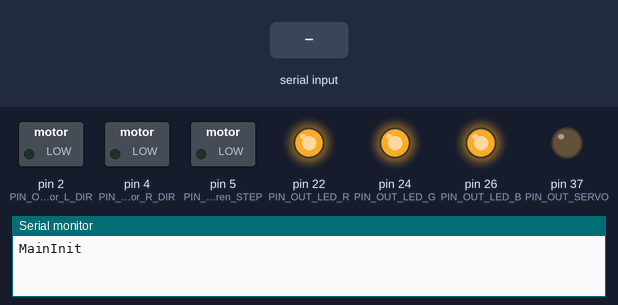
Recording of a sketch running on a simulated Arduino Mega 2560, built with avr-gcc and run on an emulated ATmega2560. Shown: switched loads named in the sketch (green lamp = pin HIGH), output pins drawn as LEDs (lit = HIGH), the last lines printed to the serial monitor. The inputs (shaded band) are chosen by the test bench.

Above: at 0.1 s.
At 1.8 s:
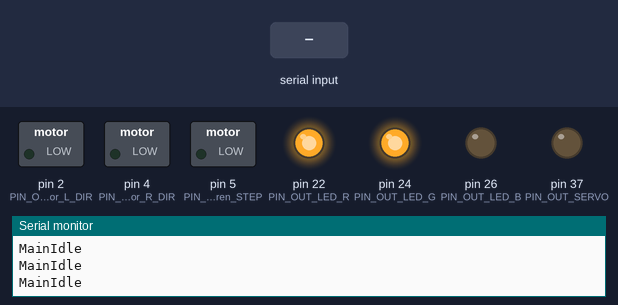
1.9 s: "1" received over the second serial link
3.4 s: "0" received over the second serial link
Timing chart, 0 to 6.4 s (numbered marks = the images above; inputs shaded):
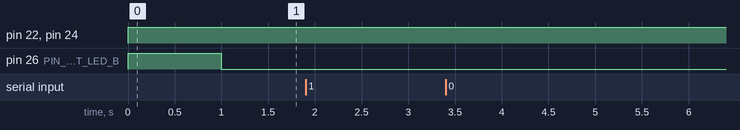

The sketch:

BMT5_MD.ino
```cpp
/*
 Name:		BMT5_MD.ino
 Created:	26.09.2016 18:04:53
 Author:	Eike
*/
#include "Firmware\MainData.h"
#include <Servo.h>
using namespace std;

eMainState Main_State;

void setup()
{
	// globale Variablen initialisieren
	g_Step_cnt		= 0;
	g_Roboter_Name	= ALPHA;
	Main_State		= Main_Init;

	// Faktoren für Motortreiber berechnen
	Calc_factors_for_motordrive();

	// PinMode Init-Pin
	pinMode(PIN_IN_Ident, INPUT);
	// PinMode Status LED
	pinMode(PIN_OUT_LED_R, OUTPUT);
	pinMode(PIN_OUT_LED_G, OUTPUT);
	pinMode(PIN_OUT_LED_B, OUTPUT);
	// PinMode Motoren
	pinMode(PIN_OUT_Motoren_STEP, OUTPUT);
	pinMode(PIN_OUT_Motor_R_DIR, OUTPUT);
	pinMode(PIN_OUT_Motor_L_DIR, OUTPUT);
	// PinMode Bluetooth-Module

	// PinMode Taster UBG
	pinMode(PIN_OUT_SERVO, OUTPUT);

	g_btSerial = new SoftwareSerial(PIN_IN_RX, PIN_IN_TX);

	g_btSerial->begin(38400);
	Serial.begin(9600);
}

void loop()
{
	LED(Main_State); // setzt status LED
	//Serial.println(Main_State);
	switch (Main_State)
	{
		/////////////////////////////////////////////////////////////////////////////////////////
		// Initialisierung
		// LED Weiß
		case Main_Init:
		{
			Serial.println("MainInit");
			// Servo auf 180 grad drehen
			//myservo.write(180);

			delay(1000);
			// Roboternamen ermitteln
			if (digitalRead(PIN_IN_Ident) == HIGH)
				g_Roboter_Name = ALPHA;
			else
				g_Roboter_Name = OMEGA;
			Main_State = Main_Idle;
			break;
		}
		/////////////////////////////////////////////////////////////////////////////////////////
		// Fahrweg empfangen
		// LED Gelb
		case Main_Idle:
		{
			Serial.println("MainIdle");
#ifndef SIMULATION
			while (g_btSerial->available())
			{
				if (GetData()) // Daten erfolgreich empfangen
					Main_State = Main_Drive;
			}
#endif
#ifdef SIMULATION
			GetData();
			Main_State = Main_Drive;
#endif
			break;
		}
		/////////////////////////////////////////////////////////////////////////////////////////
		// Fahrweg abfahren und überprüfen, ob noch auf Kurs
		// LED Blau
		case Main_Drive:
		{
			bool Drive_Success = false; // Merker, ob fahrt erfolgreich
			Serial.println("MainDrive");
			WegPunkt *ptr = g_Route;
			if ((ptr == NULL) /*|| (g_ERROR_Flag) */) {
				//Fehler, da keine route gespeichtert
				//oder vom Rechner unterbrochen wegen Routenabweichung
				//Fehlerausgabe LED
				Main_State = Main_Error;
			}
			else //Durchlaufen der gespeicherten Route
			{
				do
				{
					//Serial.println(ptr->m_RelWinkel);
					//Serial.println(ptr->m_strecke);
					Drive_Success = Drive(ptr->m_RelWinkel, ptr->m_strecke);
					if (!Drive_Success) // Fahrt abbrechen wenn Drive aufgrund von Stop-Befehl anhält
						break;
					ptr = ptr->next;
				} while (ptr != NULL);
			}
			if (Drive_Success) // Fahrt erfolgreich, also am Ziel angekommen
			{
				if (g_UBG_Flag) // Übergabe durchführen
					Main_State = Main_UBG;
				else
					Main_State = Main_End;
			}
			else // Fahrt nicht erfolgreich, also durch Hauptrechner Stop-Befehl bekommen -> Neue Route empfangen
				Main_State = Main_Idle;

			break;
		}
		/////////////////////////////////////////////////////////////////////////////////////////
		// Am Ziel angekommen
		// LED Grün
		case Main_End:
		{
			Serial.println("MainEnd");

			// 5 Sekunden Warten, danach wieder in Idle -> kann neue Strecke empfangen
			delay(5000);
			Main_State = Main_Idle;
			break;
		}
		/////////////////////////////////////////////////////////////////////////////////////////
		// Übergabe durchführen
		// LED Lila
		case Main_UBG:
		{
			Serial.println("MainUBG");
			Servo myservo;
			myservo.attach(PIN_OUT_SERVO);

			for (int pos = 180; pos > 90; pos--)
			{
				myservo.write(pos);
				delay(15);
			}

			myservo.detach();

			delay(1000);

			// Übergabebit auf 0 setzen und senden
			Main_State = Main_Idle;

			break;
		}
		/////////////////////////////////////////////////////////////////////////////////////////
		// Error
		// LED Rot
		case Main_Error:
		{
			Serial.println("MainError");

			//5 Sekunden warten, danach wieder in Idle um neue Strecke zu empfangen
			delay(5000);
			Main_State = Main_Idle;
			break;
		}

		/////////////////////////////////////////////////////////////////////////////////////////
		/*
		case Main_Reverse:
		{
			hier vllt noch case einbringen, der im Falle von annaehender Kollision einfach die letzten Motorbewegungen
			wieder zurückfährt? Dann wäre Abstand gewährleistet und die Routenberechnung kann eine
			neue Ideallinie berechnen --> Könnte aber auch in den Main_Error miteingebaut werden (dann einfach if-else in ABhängigkeit
			von g_ERROR_Flag)
		}

		*/

		default:
		break;
	}
}
```

MainData.h
```cpp
#ifndef MAIN_DATA_H
#define MAIN_DATA_H

#include <stdio.h>
#include <stdlib.h>
#include <stdbool.h>
#include "SoftwareSerial.h"

// Simulationsindikator
//#define SIMULATION 1

/////////////////////////////////////////////////////////////////////
// Pin-Defines
/////////////////////////////////////////////////////////////////////
static const unsigned char PIN_IN_Ident		= 0; // High = Alpha, Low = Omega
// Status-LED
static const unsigned char PIN_OUT_LED_R = 22;// 8;	// RGB LED Rot
static const unsigned char PIN_OUT_LED_G = 24;// 9;	// RGB LED Grün
static const unsigned char PIN_OUT_LED_B = 26;// 10;	// RGB LED Blau
// FWeg
static const unsigned char PIN_OUT_Motoren_STEP	= 5;	// Step Motor rechts und links (bekommen das selbe PWM)
static const unsigned char PIN_OUT_Motor_R_DIR	= 4;	// Richtung Motor rechts
static const unsigned char PIN_OUT_Motor_L_DIR = 2;		// Richtung Motor links
static const unsigned char PIN_IN_Motoren_STEP = 20;	// Richtung Motor links
// Komm
static const unsigned char PIN_IN_RX			= 10; // Input BT Modul RX
static const unsigned char PIN_IN_TX			= 11; // Input BT Modul TX
// UBG
static const unsigned char PIN_OUT_SERVO = 37; // Input BT Modul 2

/////////////////////////////////////////////////////////////////////
// Enums
/////////////////////////////////////////////////////////////////////
// Enum für Main-State-Machine
typedef enum
{
	Main_Init = 0,	// LED Weiß
	Main_Idle = 1,	// LED Gelb
	Main_Drive = 2,	// LED Blau
	Main_UBG = 3,	// LED Lila
	Main_End = 4,	// LED Grün
	Main_Error = 5,	// LED Rot
} eMainState;

// Enum für Roboterart
typedef enum
{
	NOT_INIT = 0,
	ALPHA = 1,
	OMEGA = 2,
} eName;

/////////////////////////////////////////////////////////////////////
// Liste für Route
/////////////////////////////////////////////////////////////////////
// Struct für verkettete Liste
struct sWegPunkt{
	double m_strecke;
	double m_RelWinkel;
	struct sWegPunkt* next;
};

typedef sWegPunkt WegPunkt;

// Funktionen für verkettete Liste
void add_list(int strecke, int RelWinkel);
void delete_list();
void output_list();

/////////////////////////////////////////////////////////////////////
// Globale Variablen und Funktionen
/////////////////////////////////////////////////////////////////////
extern WegPunkt *g_Route;	// Speichert Wegpunkte ab
extern bool g_UBG_Flag;		// wird bei Übergabeszenario auf True gesetzt
extern eName g_Roboter_Name;
extern SoftwareSerial *g_btSerial;

extern int g_Step_cnt;
extern double g_StreckeProStep;
extern double g_DrehwinkelProStep;

// Funktionen für Kommunikation und Fahren
bool GetData();
bool Drive(double winkel, double strecke);
void LED(eMainState State);
bool move_via_step(int step);
double calc_step(double weg);
double calc_deg(double deg);
void Step_CNT();
void Calc_factors_for_motordrive();

#endif
```
